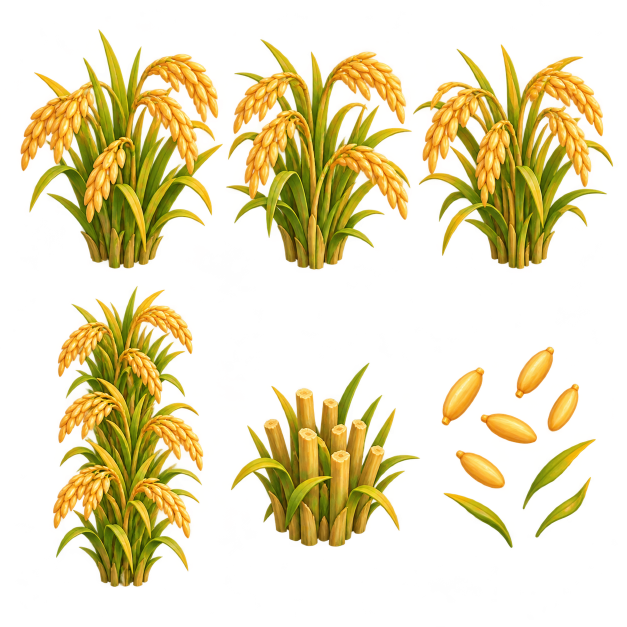
#> input picture docs/OrangeCat_Rice_V01/rice_reference.png, 1254 x 1254 px, given in place of exec-4b13885e-5845-4f48-92f0-b7cb685888c8.png, which was not available (shown at 1/2 size)
$ python export.py
#> lines starting #> are read from the running program, lines starting #| are printed output that depends on the picture; after the words box and inside, x2 and y2 are one past the last pixel; in counts of white or black regions, pixels touching at a corner belong together; pictures that were not available may be replaced by others from this repository, and a replacement may not be noted
from PIL import Image,ImageDraw
from scipy.ndimage import label,binary_dilation,find_objects
import numpy as np,pathlib,io,json,zipfile
P=pathlib.Path(__file__).parent
src=Image.open('generated_images/exec-4b13885e-5845-4f48-92f0-b7cb685888c8.png').convert('RGBA');a=np.array(src)
#> further down, src is the input picture: PIL image 1254x1254 RGBA; mean R, G, B, A 85.7, 71.1, 10.8, 75.2
lab,n=label(a[:,:,3]>80);slices=find_objects(lab)
#> after `lab, n = label(a[:, :, 3] > 80)`:
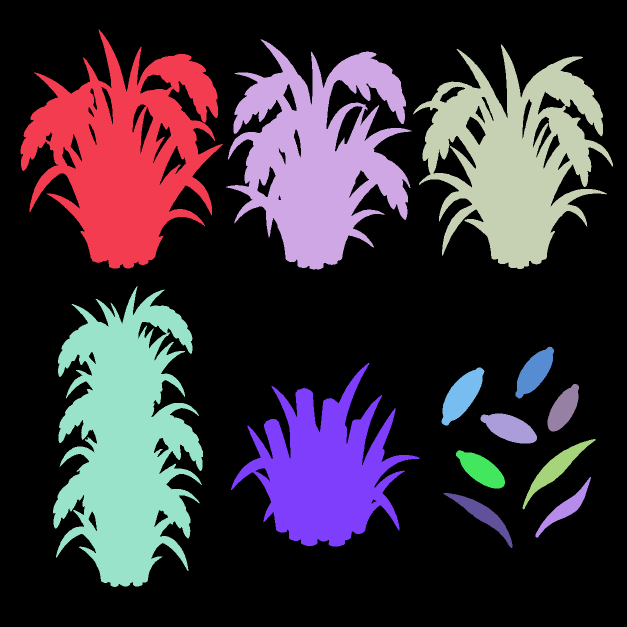
#> lab: shape (1254, 1254) int32 (shown at 1/2 size); 15 distinct labels, from 0 to 14; one colour per label, 0 black
#> after `lab, n = label(a[:, :, 3] > 80)`: n = 14
#> after `slices = find_objects(lab)`: slices = 14 items
def save(im,p):
 b=io.BytesIO();im.save(b,format='PNG');p.write_bytes(b.getvalue())
def extract(i):
#> called with i = 1
 m=binary_dilation(lab==i,iterations=3);b=a.copy();b[:,:,3]=np.where(m,a[:,:,3],0);im=Image.fromarray(b);return im.crop(im.getbbox())
#> after `m = binary_dilation(lab == i, iterations=3)`:
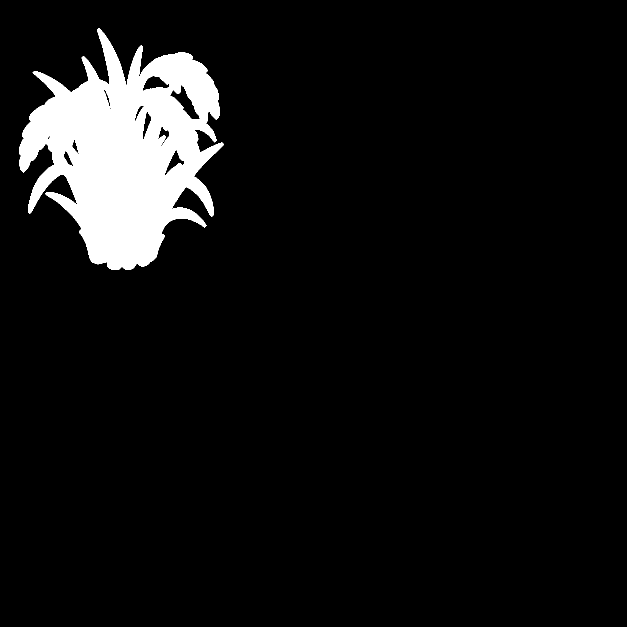
#> m: shape (1254, 1254) bool (shown at 1/2 size); 7% white; 1 white region, box (x1, y1, x2, y2) and area: (38, 56, 448, 540) 110378
config={}
def asset(name,i,size,scale=None):
 im=extract(i)
 if scale is None:scale=min((size[0]-32)/im.width,(size[1]-64)/im.height)
 im=im.resize((round(im.width*scale),round(im.height*scale)),Image.Resampling.LANCZOS)
 out=Image.new('RGBA',size);out.alpha_composite(im,((size[0]-im.width)//2,size[1]-32-im.height));save(out,P/'textures'/f'{name}.png')
#> after `out = Image.new('RGBA', size)`: out: PIL image 512x640 RGBA; every value is 0
 config[name]={'size':list(size),'anchor':[0.5,32/size[1]],'rootPixelFromTop':[size[0]/2,size[1]-32]};return out
plants=[asset(f'rice_mature_0{j+1}',i,(512,640),1.08) for j,i in enumerate([1,2,3])]
#> in extract (call 2), `m = binary_dilation(lab == i, iterations=3)`: m: shape (1254, 1254) bool; 6.6% white; 1 white region, box (x1, y1, x2, y2) and area: (449, 76, 826, 542) 103013
#> call 3 of asset, with name = 'rice_mature_03', i = 3, size = (512, 640), scale = 1.08
#> in extract (call 3), `m = binary_dilation(lab == i, iterations=3)`: m: shape (1254, 1254) bool; 6.4% white; 1 white region, box (x1, y1, x2, y2) and area: (823, 86, 1229, 541) 100737
#> in asset (call 3), `out.alpha_composite(im, ((size[0] - im.width) // 2, size[1] - 32 - im.`:
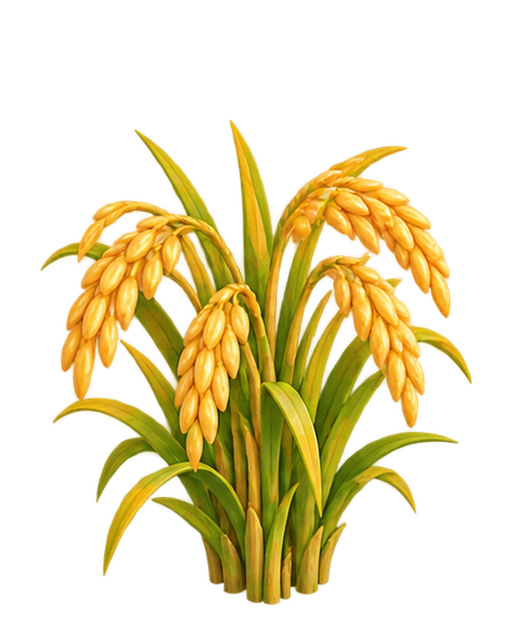
#> out: PIL image 512x640 RGBA; mean R, G, B, A 66.2, 53.9, 10.1, 76.5; transparent parts drawn white
#> plants = 3 items
asset('rice_row_strip',5,(512,1024),1.5)
#> in extract (call 4), `m = binary_dilation(lab == i, iterations=3)`: m: shape (1254, 1254) bool; 7.7% white; 1 white region, box (x1, y1, x2, y2) and area: (103, 569, 409, 1177) 121088
#> in asset (call 4), `out = Image.new('RGBA', size)`: out: PIL image 512x1024 RGBA; every value is 0
asset('rice_stubble',7,(512,640),0.40)
#> in extract (call 5), `m = binary_dilation(lab == i, iterations=3)`: m: shape (1254, 1254) bool; 4.5% white; 1 white region, box (x1, y1, x2, y2) and area: (459, 723, 843, 1096) 70316
#> in asset (call 5), `out.alpha_composite(im, ((size[0] - im.width) // 2, size[1] - 32 - im.`:
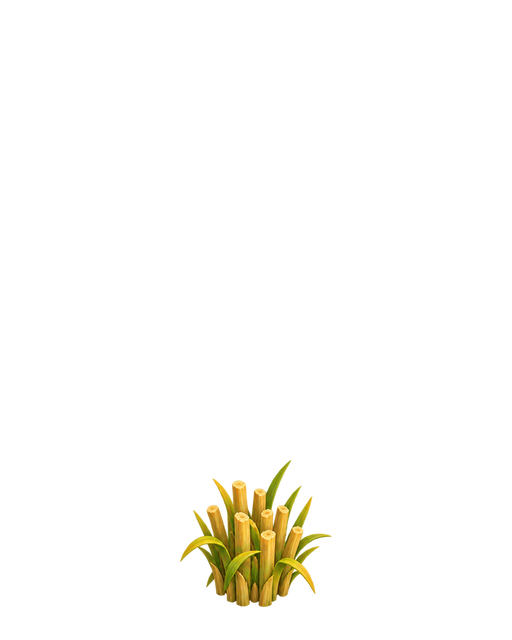
#> out: PIL image 512x640 RGBA; mean R, G, B, A 6, 5.1, 1, 7.6; transparent parts drawn white
for j,i in enumerate([6,8,9,10,12]):asset(f'rice_grain_0{j+1}',i,(128,160),.65)
#> this loop made 5 passes
#> i on passes 1 to 5: 6, 8, 9, 10, 12
for j,i in enumerate([11,13,14]):asset(f'rice_leaf_0{j+1}',i,(160,192),.7)
#> this loop made 3 passes
#> i on passes 1 to 3: 11, 13, 14
#> pass 1, in asset (call 11), `im=im.resize((round(im.width*scale),round(im.height*scale)),Image.Resa..`:
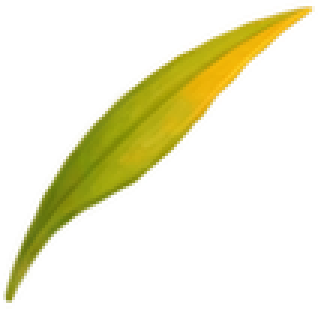
#> im: PIL image 106x103 RGBA (shown 3 times larger); mean R, G, B, A 39.9, 37.4, 2.1, 46; transparent parts drawn white
save(src,P/'rice_reference.png')
preview=Image.new('RGBA',(1000,900),'#b7793d');d=ImageDraw.Draw(preview)
for x in [180,500,820]:
 d.rounded_rectangle((x-125,20,x+125,880),radius=70,fill='#986031')
 for k,y in enumerate([230,400,570,740]):
  im=plants[k%3].resize((230,288),Image.Resampling.LANCZOS);preview.alpha_composite(im,(x-115,y-274))
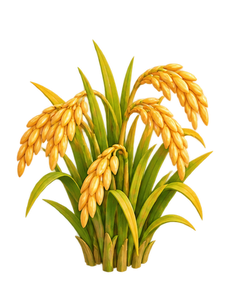
#> im: PIL image 230x288 RGBA; mean R, G, B, A 72.7, 60.1, 10.7, 85.9; transparent parts drawn white
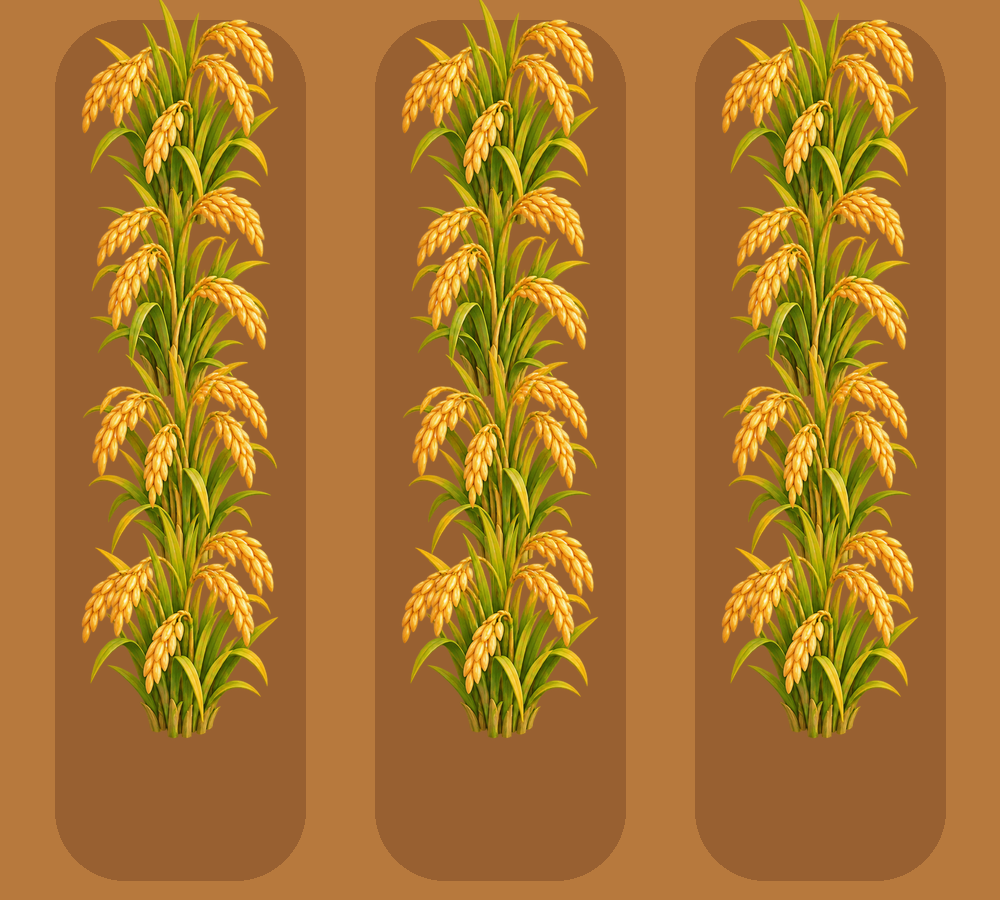
#> preview: PIL image 1000x900 RGBA; mean R, G, B, A 169.1, 118, 46.8, 255
save(preview,P/'field_preview.png')
(P/'assets.json').write_text(json.dumps({'engine':'Cocos Creator','anchorConvention':'normalized bottom-left origin','assets':config},indent=2))
(P/'README.txt').write_text('水稻素材 V01｜橘猫割草记\n\ntextures：3个成熟水稻变体、1个连排素材、1个稻茬、5个稻粒、3个碎叶，共13张透明PNG。\nrice_reference.png：已确认的素材参考图。field_preview.png：三垄拼装示意，不代表联合收割机最终垄数。\n\n替换草素材：\n1. 将textures导入Cocos，纹理作为SpriteFrame使用。成熟水稻与稻茬均为512×640，锚点统一(0.5,0.05)，对应根部落地位置。采用CUSTOM尺寸，保留完整画布；避免按透明裁边后的尺寸改变节点大小。\n2. 原有草节点使用rice_mature_01～03随机变体，保留原有生成、回收、地图滚动和收割判定逻辑。仅在农作物升级到水稻后切换资源。\n3. 以田垄宽度控制整体缩放，水稻叶片宽度约占单垄宽度80%～95%，不要直接用512像素原尺寸。前后叠放，以根部位置排序：屏幕下方的植株覆盖上方植株。不要用稻穗顶部作为碰撞点。\n4. 收割时成熟植株隐藏，替换为同尺寸同锚点的rice_stubble；稻粒与碎叶用作短暂飞散粒子。碎片不要当作整株素材。\n5. rice_row_strip仅用于背景密植或整段收割；逐株判定请用三个单丛变体，不要同时叠放两套导致密度过高。连排素材锚点见assets.json。\n6. UI金币和作物收益由游戏配置控制，本包不包含或修改经济数值。\n\n图片说明：成熟水稻为金黄下垂稻穗与青绿叶片，稻茬已缩小高度；所有植物PNG底部留32像素透明边。颗粒素材保持各自完整画布。\n检查：独立透明通道、尺寸、PNG解码和ZIP完整性检查通过。未接入用户Cocos项目，实际缩放与遮挡仍需在现有场景中确认。\n',encoding='utf8')
for p in (P/'textures').glob('*.png'):
 im=Image.open(p);im.load();assert im.mode=='RGBA' and im.getextrema()[3][0]==0
b=io.BytesIO()
with zipfile.ZipFile(b,'w',zipfile.ZIP_DEFLATED) as z:
 for p in P.rglob('*'):
  if p.is_file():z.writestr(str(p.relative_to(P)),p.read_bytes())
P.with_suffix('.zip').write_bytes(b.getvalue())
with zipfile.ZipFile(P.with_suffix('.zip')) as z:assert z.testzip() is None
print('Exported',len(config),'assets')
#| Exported 13 assets
